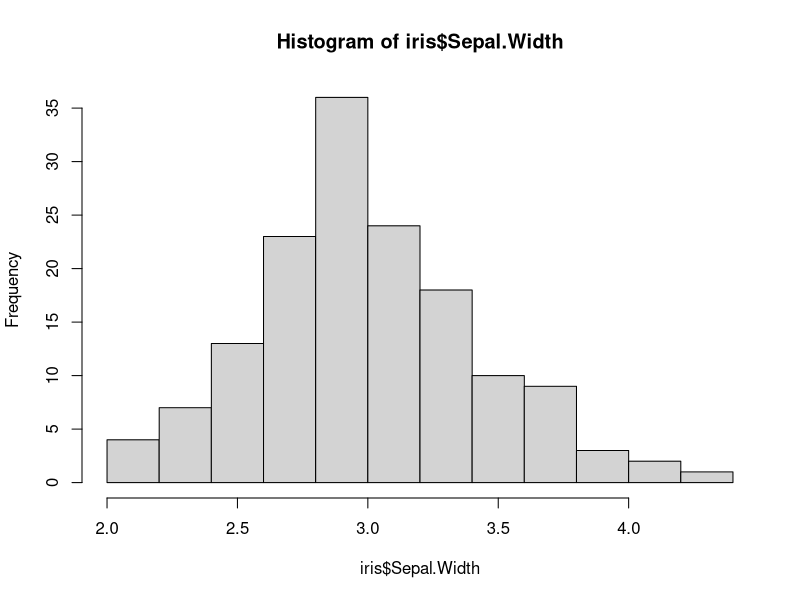
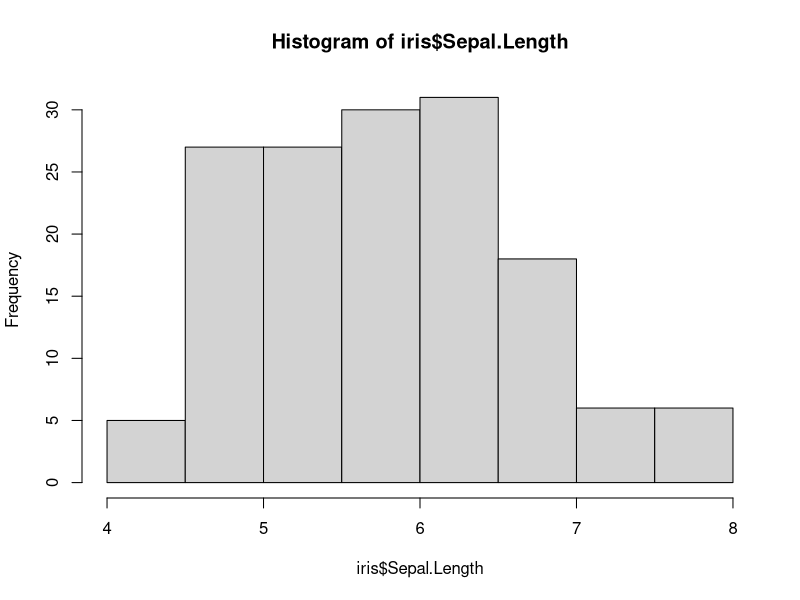

Write R code to recreate these figures, in order.
## ---- chunk 1
#Setting Working Directory
setwd("C:/Users/mtaylor03/Documents/UChicago SISRM Assignment 1")
## ---- chunk 2
#Giving histogram new title
hist(iris$Sepal.Width)
## ---- chunk 3
hist(iris$Sepal.Length)
